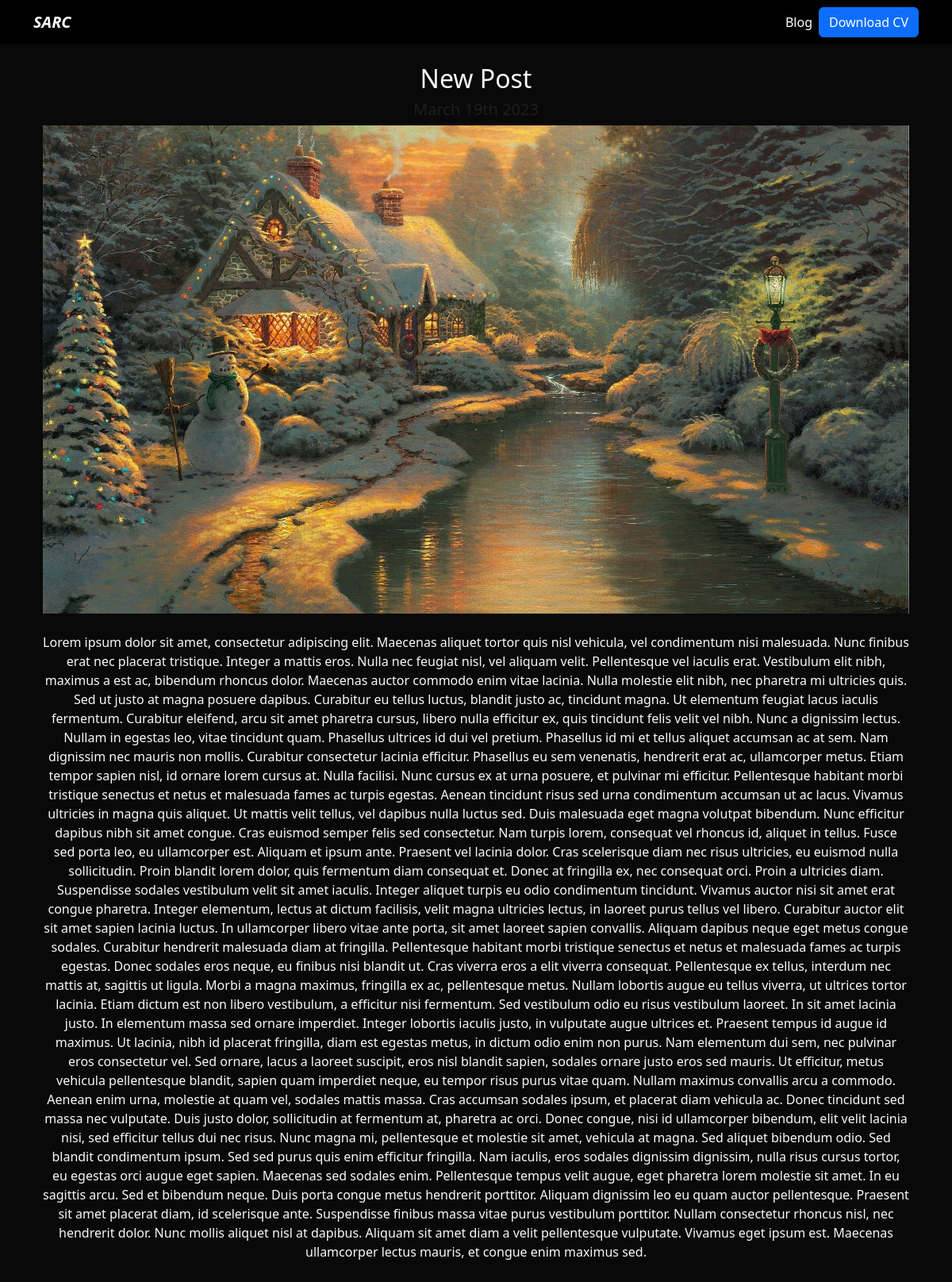
The page /blog/1 on the database its author committed.
### blog/models.py (models this page shows, shortened)
class Post(models.Model):
    title = models.CharField(max_length=100)
    description = models.TextField()
    image = models.ImageField(upload_to='blog/images')
    date = models.DateField(datetime.date.today)

### blog/views.py (the view)
# urls.py: path('<int:post_id>', post_detail, name="post_detail" )
def post_detail(request, post_id):
    post = get_object_or_404(Post, pk=post_id)
    return render(request, 'post_detail.html',{"post":post})

### blog/templates/post_detail.html
{% extends 'layout.html' %} {% block content %}
<div class="text-center">
  <h2>{{ post.title }}</h2>
  <h3 class="my-2 h5 text-muted">{{ post.date|date:'F jS Y' }}</h3>
  <img src="{{ post.image.url }}" alt="{{ post.title }}" class="img-fluid" />
  <div class="my-4">
    <p>{{ post.description|safe }}</p>
  </div>
</div>
{% endblock %}

### portfolio/static/main.css (style rules this page uses)
body { background: #090909; }

### rows shown on the page
Post: title "New Post", date "March 19th 2023", image (picture), description "Lorem ipsum dolor sit amet, consectetur adipiscing elit. Maecenas aliquet tortor quis nisl vehicula, vel condimentum nisi malesuada. Nunc finibus erat nec placerat tristique. Integer a mattis eros. Nulla nec feugiat nisl, vel aliquam velit. Pellentesque vel iaculis erat. Vestibulum elit nibh, maximus a est ac, bibendum rhoncus dolor. Maecenas auctor commodo enim vitae lacinia. Nulla molestie elit nibh, nec pharetra mi ultricies quis. Sed ut justo at magna posuere dapibus. Curabitur eu tellus luctus, blandit justo ac, tincidunt magna. Ut elementum feugiat lacus iaculis fermentum. Curabitur eleifend, arcu sit amet pharetra cursus, libero nulla efficitur ex, quis tincidunt felis velit vel…"
